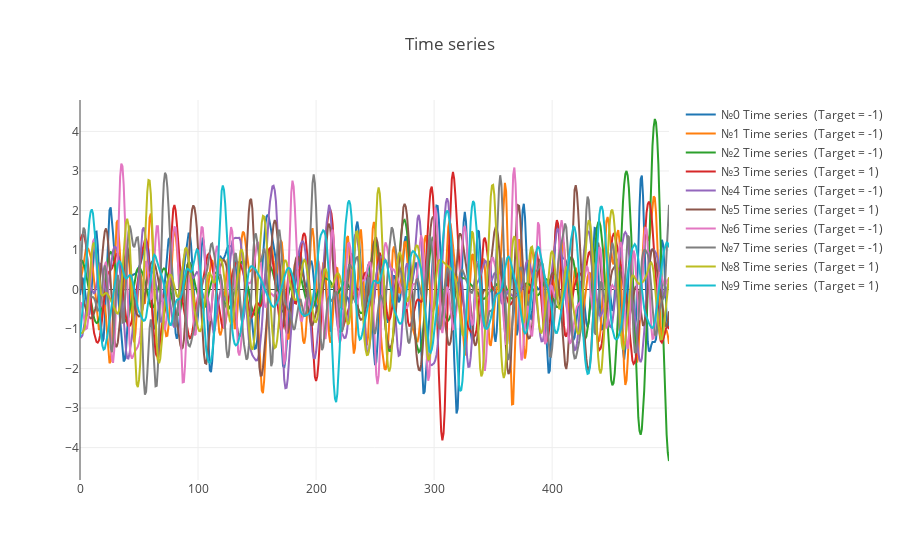

Notebook source saved alongside this figure:
### Code cell
plotly_df(X_train,0,10,title="Time series")

### Figure 1 — Plotly figure (JSON) as saved in the notebook; plotly's stock layout.template omitted (floating-point values rounded to 4 significant figures; data arrays with more than 128 entries replaced by an {"elided": "..."} marker saying what was removed)
{"data": [{"mode": "lines", "name": "№0 Time series  (Target = -1)", "type": "scatter", "uid": "b6adf2ca-ce6b-11e8-9c79-c36ea3b335f0", "x": {"elided": "1320 int values"}, "y": {"elided": "500 float values"}}, {"mode": "lines", "name": "№1 Time series  (Target = -1)", "type": "scatter", "uid": "b6adf478-ce6b-11e8-9c79-c36ea3b335f0", "x": {"elided": "1320 int values"}, "y": {"elided": "500 float values"}}, {"mode": "lines", "name": "№2 Time series  (Target = -1)", "type": "scatter", "uid": "b6adf540-ce6b-11e8-9c79-c36ea3b335f0", "x": {"elided": "1320 int values"}, "y": {"elided": "500 float values"}}, {"mode": "lines", "name": "№3 Time series  (Target = 1)", "type": "scatter", "uid": "b6adf5e0-ce6b-11e8-9c79-c36ea3b335f0", "x": {"elided": "1320 int values"}, "y": {"elided": "500 float values"}}, {"mode": "lines", "name": "№4 Time series  (Target = -1)", "type": "scatter", "uid": "b6adf676-ce6b-11e8-9c79-c36ea3b335f0", "x": {"elided": "1320 int values"}, "y": {"elided": "500 float values"}}, {"mode": "lines", "name": "№5 Time series  (Target = 1)", "type": "scatter", "uid": "b6adf702-ce6b-11e8-9c79-c36ea3b335f0", "x": {"elided": "1320 int values"}, "y": {"elided": "500 float values"}}, {"mode": "lines", "name": "№6 Time series  (Target = -1)", "type": "scatter", "uid": "b6adf78e-ce6b-11e8-9c79-c36ea3b335f0", "x": {"elided": "1320 int values"}, "y": {"elided": "500 float values"}}, {"mode": "lines", "name": "№7 Time series  (Target = -1)", "type": "scatter", "uid": "b6adf81a-ce6b-11e8-9c79-c36ea3b335f0", "x": {"elided": "1320 int values"}, "y": {"elided": "500 float values"}}, {"mode": "lines", "name": "№8 Time series  (Target = 1)", "type": "scatter", "uid": "b6adf8c4-ce6b-11e8-9c79-c36ea3b335f0", "x": {"elided": "1320 int values"}, "y": {"elided": "500 float values"}}, {"mode": "lines", "name": "№9 Time series  (Target = 1)", "type": "scatter", "uid": "b6adf946-ce6b-11e8-9c79-c36ea3b335f0", "x": {"elided": "1320 int values"}, "y": {"elided": "500 float values"}}], "layout": {"title": "Time series"}}
